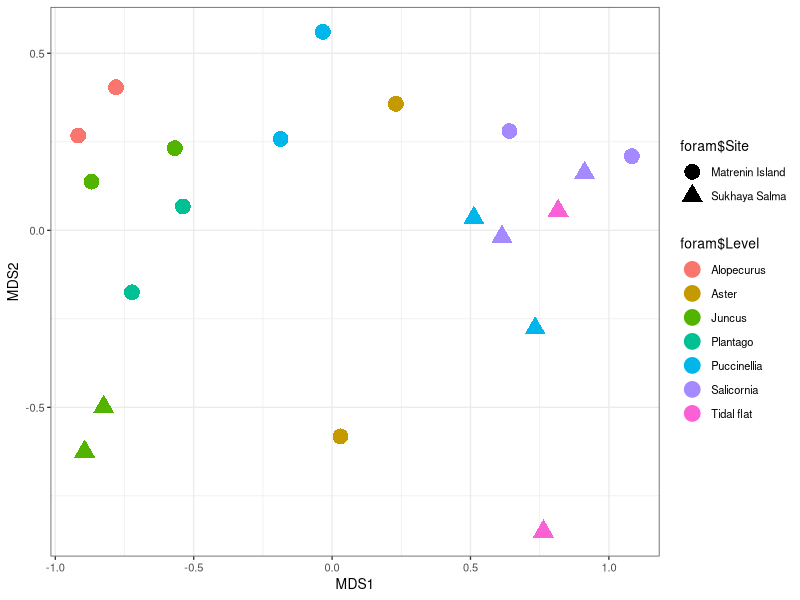

Reproduce this figure in R. (Note: this script raises an error after producing the figure.)
foram <- read.table("data/Golikova_etal_2020_cluster_data.csv", sep = "\t", header = TRUE)
library(vegan)
foram_rel <- decostand(foram[, c(12:21)], method = 'total')
foram_rel <- foram[, c(12:21)]
foram_ord <- metaMDS(foram_rel)
foram_ord$stress
library(ggplot2)
theme_set((theme_bw(base_size = 10)))
update_geom_defaults('point', list(size = 5))
ggplot(as.data.frame(foram_ord$points), aes(x = MDS1, y = MDS2)) +
  geom_point(aes(color = foram$Level, shape = foram$Site))
d <- dist(x = foram_rel, method = "euclidean")

hc_single <- hclust(d, method = "single")
ph_single <- as.phylo(hc_single)
c_single <- cophenetic(ph_single)
cor(d, as.dist(c_single))

hc_compl <- hclust(d, method = "complete")
ph_compl <- as.phylo(hc_compl)
c_compl <- cophenetic(ph_compl)
cor(d, as.dist(c_compl))

hc_avg <- hclust(d, method = "average")
ph_avg <- as.phylo(hc_avg)
c_avg <- cophenetic(ph_avg)
cor(d, as.dist(c_avg))

hc_w2 <- hclust(d, method = "ward.D2")
ph_w2 <- as.phylo(hc_w2)
c_w2 <- cophenetic(ph_w2)
cor(d, as.dist(c_w2))

plot(ph_avg, type = "phylogram", cex = 0.7)
axisPhylo()
den_avg <- as.dendrogram(hc_avg)
plot(den_avg)

library(cluster)
complete3 <- cutree(tree = hc_avg, k = 5)
plot(silhouette(x = complete3, dist = d))

library(pvclust)
set.seed(123)
cl_boot <- pvclust(t(foram_rel), method.hclust = "average",
                   nboot = 10000, method.dist = "euclidean",
                   parallel = TRUE, iseed = 42)
plot(cl_boot)
